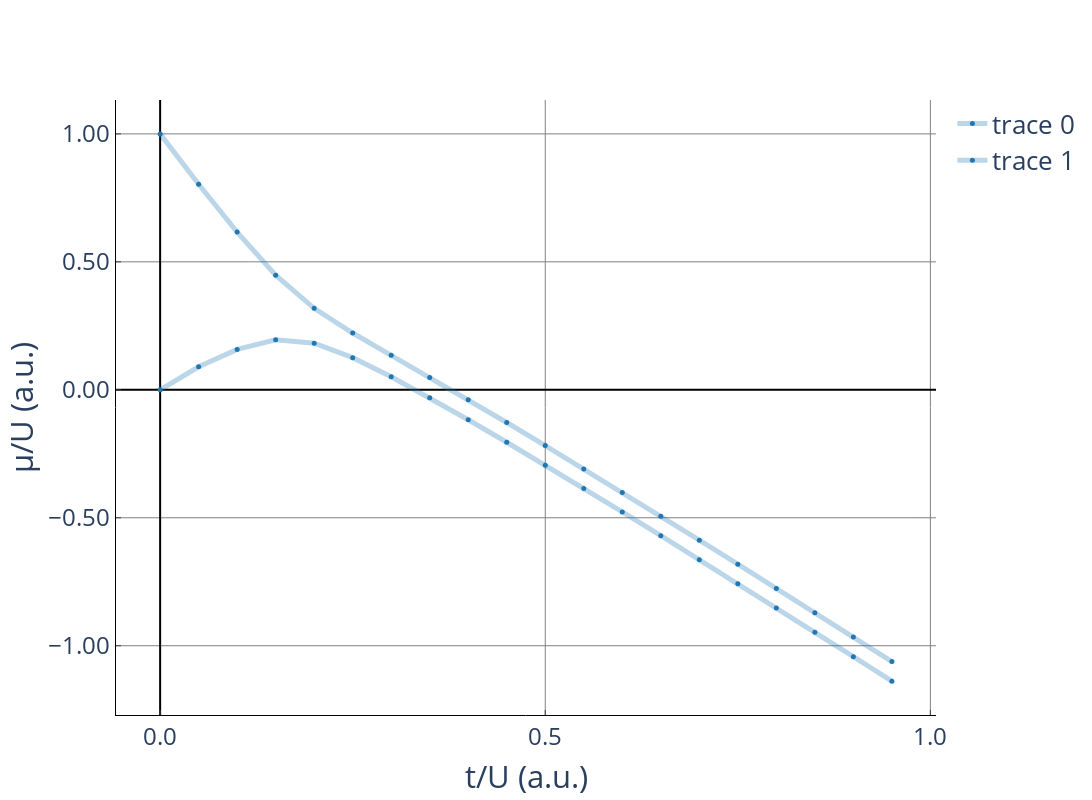

Write notebook code for a chart like this one.
### Code cell
plot(chemical_potentials_upper, chemical_potentials_lower, t_U_values)

### Figure 1 — Plotly figure (JSON) as saved in the notebook; plotly's stock layout.template omitted (floating-point values rounded to 4 significant figures)
{"data": [{"line": {"color": "rgba(31, 119, 180, 0.3)", "width": 5}, "marker": {"color": "rgba(31, 119, 180, 1)", "size": 5}, "mode": "markers+lines", "type": "scatter", "x": [0, 0.05, 0.1, 0.15, 0.2, 0.25, 0.3, 0.35, 0.4, 0.45, 0.5, 0.55, 0.6, 0.65, 0.7, 0.75, 0.8, 0.85, 0.9, 0.95], "y": [1.0, 0.8032, 0.6162, 0.4479, 0.3186, 0.222, 0.1349, 0.04854, -0.03894, -0.1278, -0.2179, -0.309, -0.4011, -0.4939, -0.5874, -0.6814, -0.7759, -0.8708, -0.9661, -1.062]}, {"line": {"color": "rgba(31, 119, 180, 0.3)", "width": 5}, "marker": {"color": "rgba(31, 119, 180, 1)", "size": 5}, "mode": "markers+lines", "type": "scatter", "x": [0, 0.05, 0.1, 0.15, 0.2, 0.25, 0.3, 0.35, 0.4, 0.45, 0.5, 0.55, 0.6, 0.65, 0.7, 0.75, 0.8, 0.85, 0.9, 0.95], "y": [1.055e-13, 0.08987, 0.1578, 0.1954, 0.1824, 0.1256, 0.05076, -0.0312, -0.1168, -0.2048, -0.2944, -0.3854, -0.4773, -0.5701, -0.6636, -0.7576, -0.8522, -0.9472, -1.043, -1.138]}], "layout": {"font": {"size": 26}, "height": 800, "paper_bgcolor": "rgba(0,0,0,0)", "plot_bgcolor": "rgba(0,0,0,0)", "width": 1200, "xaxis": {"gridcolor": "gray", "linecolor": "black", "nticks": 5, "showgrid": true, "tickfont": {"size": 24}, "tickformat": ".1f", "ticks": "inside", "title": {"text": "t/U (a.u.)"}, "zeroline": true, "zerolinecolor": "black"}, "yaxis": {"gridcolor": "gray", "linecolor": "black", "showgrid": true, "tickfont": {"size": 24}, "tickformat": ".2f", "ticks": "inside", "title": {"text": "μ/U (a.u.)"}, "zeroline": true, "zerolinecolor": "black"}}}
